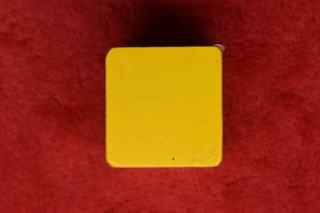
#> input picture Setup/2_image_dataset_config/C_Image_Preprocessing/image_transformation_extra_scripts/2.Transform/yellow-block.jpg, 320 x 213 px
$ jupyter execute 05_Radiation.ipynb
#> lines starting #> are read from the running program, lines starting #| are printed output that depends on the picture
[cell 1]
import cv2
import numpy as np
import matplotlib.pyplot as plt

img = cv2.imread('yellow-block.jpg',1)
#> img is the input picture: shape (213, 320, 3); mean B, G, R 16.7, 52, 150.2

img_bgr2rgb = cv2.cvtColor(img, cv2.COLOR_BGR2RGB)
plt.imshow(img_bgr2rgb)
plt.show()
# cv2.waitKey(0)

[cell 2]
imgInfo = img.shape
#> imgInfo = (213, 320, 3)
height = imgInfo[0]
#> height = 213
width = imgInfo[1]
#> width = 320
#src 3->dst 3
matSrc = np.float32([[0,0],[0,height-1],[width-1,0]])
#> matSrc = [[0, 0], [0, 212], [319, 0]]
matDst = np.float32([[50,50],[300,height-200],[width-300,100]])
#> matDst = [[50, 50], [300, 13], [20, 100]]

matAffine = cv2.getAffineTransform(matSrc,matDst)# mat 1 src 2 dst
dst = cv2.warpAffine(img,matAffine,(width,height))
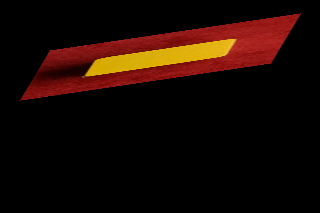
#> dst: shape (213, 320, 3); mean B, G, R 2.8, 8.8, 25.3
img_bgr2rgb = cv2.cvtColor(dst, cv2.COLOR_BGR2RGB)
plt.imshow(img_bgr2rgb)
